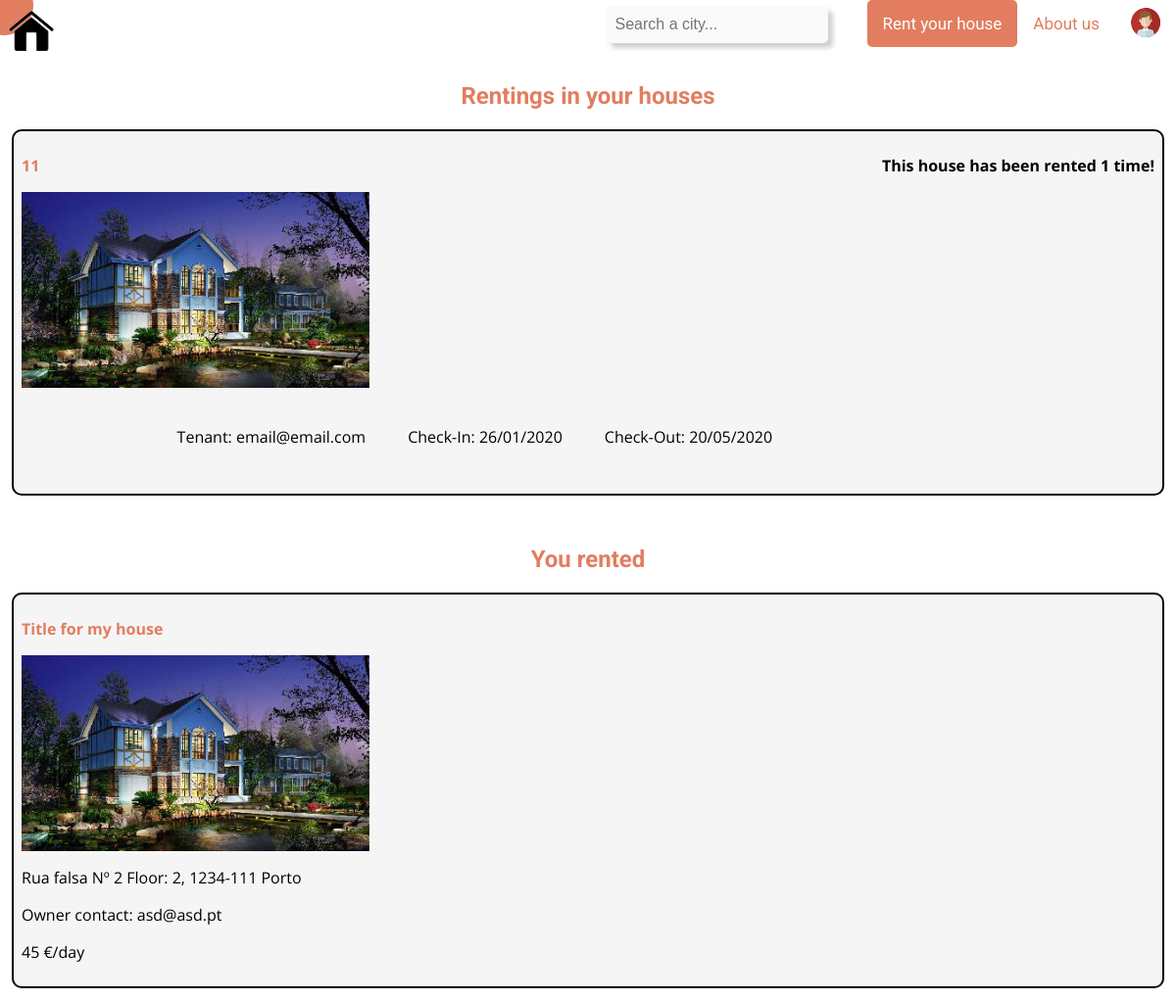
The page /my_rent_listing.php (signed in) on the database as committed earlier.
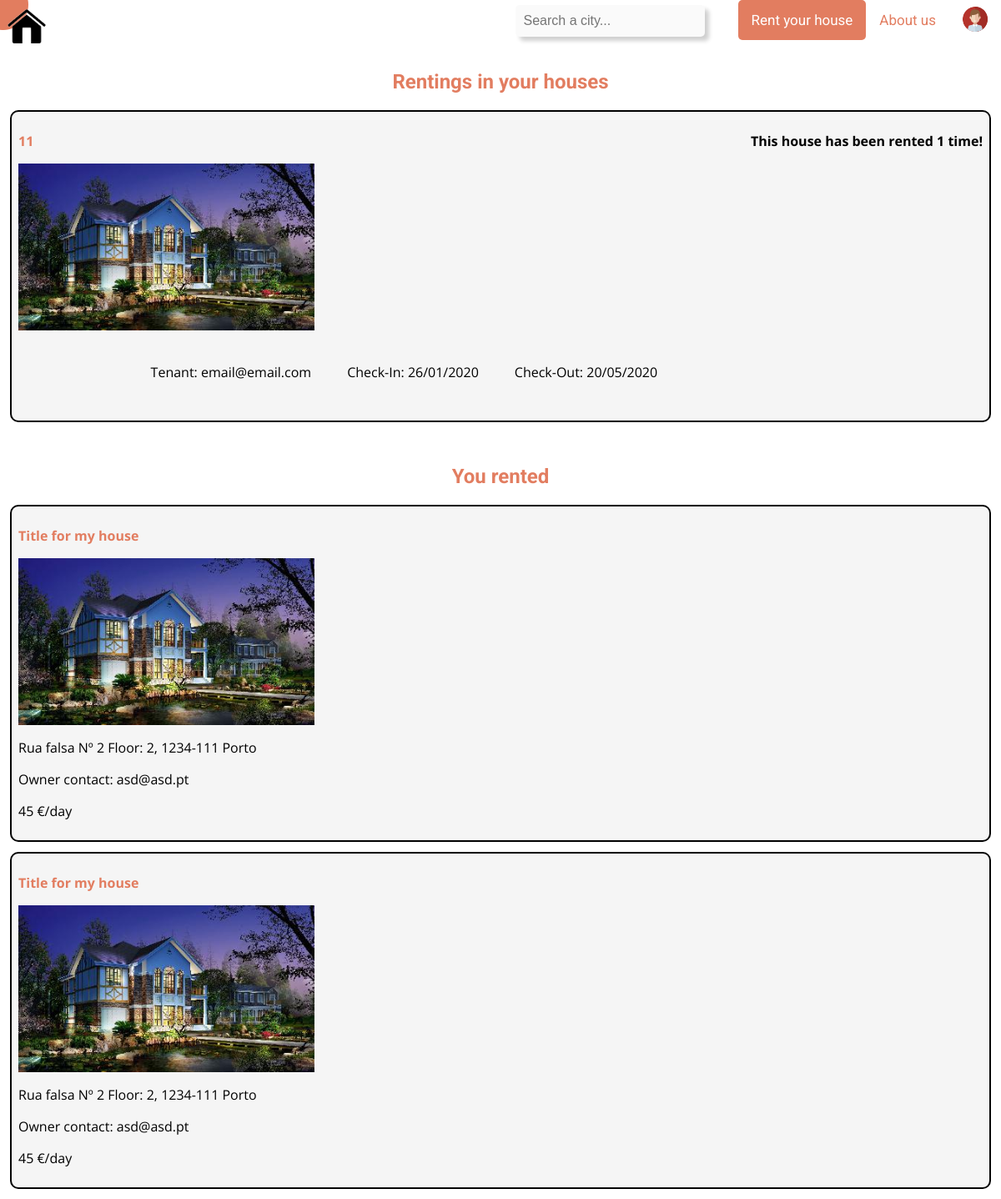
The same page on the database as committed later.
### tables this page shows
CREATE TABLE House (
    houseID INTEGER PRIMARY KEY AUTOINCREMENT,
    owner TEXT NOT NULL,
    availability_start DATETIME NOT NULL,
    availability_end DATETIME NOT NULL,

    city TEXT NOT NULL,
    region TEXT NOT NULL,
    country TEXT NOT NULL,
    street TEXT NOT NULL,
    door INTEGER NOT NULL,
    floor TEXT NOT NULL,
    postal_code TEXT NOT NULL,

    title VARCHAR(64) NOT NULL,
    daily_price FLOAT NOT NULL,
    n_beds INTEGER NOT NULL,
    animals BOOLEAN NOT NULL DEFAULT FALSE,
    kitchen BOOLEAN NOT NULL,
    internet BOOLEAN NOT NULL,
    air_con BOOLEAN NOT NULL,
    low_mobility BOOLEAN NOT NULL,
    washing_machine BOOLEAN NOT NULL,
    img_count INTEGER NOT NULL,
    house_description TEXT,
    active BOOLEAN NOT NULL DEFAULT TRUE,

    FOREIGN KEY(owner) REFERENCES User(email),
    CHECK(availability_end > availability_start),
    UNIQUE(city, region, country, street, door, floor, postal_code)
);

CREATE TABLE Rent (
    user TEXT NOT NULL,
    house INTEGER NOT NULL,
    rent_start DATETIME NOT NULL,
    rent_end DATETIME NOT NULL,
    rating INTEGER DEFAULT NULL,
    comments TEXT DEFAULT NULL,
    PRIMARY KEY(house, rent_start),
    FOREIGN KEY(user) REFERENCES User(email),
    FOREIGN KEY(house) REFERENCES House(houseID),
    CHECK(rent_end > rent_start),
    CHECK(rating BETWEEN 1 AND 5 OR rating = NULL)
);

### database/house_q.php (called while the page is built, shortened)
<?php
include_once('connection.php');
function try_get_house_by_id($id) {
    global $db;
    $stmt = $db->prepare('SELECT * FROM House WHERE houseID = ?');
    $stmt->execute(array($id));
    $house_data = $stmt->fetch();
    if ($house_data !== false)
        return $house_data;
    else
        return NULL;
}
function try_get_houses_by_owner_email($email) {
    global $db;
    $stmt = $db->prepare('SELECT * FROM House WHERE owner = ?');
    $stmt->execute(array($email));
    $houses_data = $stmt->fetchAll();
    if ($houses_data !== false)
        return $houses_data;
    else
        return NULL;
}
function try_get_rents_by_user_email($email) {
    global $db;
    $stmt = $db->prepare('SELECT * FROM Rent WHERE user = ?');
    $stmt->execute(array($email));
    $rents_data = $stmt->fetchAll();
    if ($rents_data !== false)
        return $rents_data;
    else
        return NULL;
}
function try_get_rents_by_house($id) {
    global $db;
    $stmt = $db->prepare('SELECT * FROM Rent WHERE house= ?');
    $stmt->execute(array($id));
    $rent_listings = $stmt->fetchAll();
    if ($rent_listings !== false)
        return $rent_listings;
    else
        return NULL;
}
?>

### my_rent_listing.php (the view, shortened to what this page needs)
<?php
	include_once('templates/header.php');
	include_once('templates/navbar.php');
	include_once('database/connection.php');
    include_once('database/house_q.php');
    $email = $_SESSION['email'];
    ?>
    <h2>Rentings in your houses</h2>
    <?php
    $houses = try_get_houses_by_owner_email($email);
    if (!empty($houses)) {
        foreach($houses as $house) {
            $rents = try_get_rents_by_house($house['houseID']);
            $title = $house['title'];
            $id = $house['houseID'];
            $path = "images/houses/h$id/medium/h$id.jpg";
            $count = count($rents);
            if($count > 0){
                ?>
                <article id="house_simple_no_hover">
                    <header id="house_header">
                        <h2><?=$title?></h2>
                        <h3>This house has been rented <?php if ($count == 1) {echo $count; echo " time!";} else {echo $count; echo " times!";} ?></h2>
                    </header>
                    <article>
                        <img src="<?php echo $path?>" width="355" height="200">
                        <?php
                        foreach($rents as $rent) {
                        $tenant = $rent['user'];
                        $checkin = date('d/m/Y', $rent['rent_start']);
                        $checkout = date('d/m/Y', $rent['rent_end']);
                        ?>
                        <div id="rent_info">
                            <p id="tenant">Tenant: <?=$tenant?></p>
                            <p id="checkin">Check-In: <?=$checkin?></p>
                            <p id="checkin">Check-Out: <?=$checkout?></p>
                        </div>
                        <?php
                        }
                        ?>
                        </article>
                </article><?php
            }
        }
    } else {
        ?>
        <h3 class="empty">Your houses have no rentings or you have no houses</h3>
        <?php
    }
    ?>
    <br><h2>You rented</h2>
    <?php
    $rents = try_get_rents_by_user_email($email);
    if (!empty($rents)) {
        foreach($rents as $rent) {
            $id = $rent['house'];
            $house = try_get_house_by_id($id);
            $path = "images/houses/h$id/medium/h$id.jpg";
            ?>
            <div id="house_simple_no_hover">
                <article>
                    <header id="house_header">
                        <h2><?=$house['title']?></h2>
                    </header>
                    <img src=<?php echo $path?> width="355" height="200">
                    <p id="address"><?php printf("%s Nº %s Floor: %s, %s %s\n", $house['street'], $house['door'], $house['floor'], $house['postal_code'], $house['city']); ?></p>
                    <p id="owner">Owner contact: <?=$house['owner']?></p>
                    <p id="price"><?=$house['daily_price']?> €/day</p>
                </article>
            </div>
            <?php
        }
    }else {
        ?>
        <h3 class="empty">Your houses have no rentings or you have no houses</h3>
        <?php
    }
    include_once('templates/footer.php');
?>

### templates/header.php (shortened to what this page needs)
<!DOCTYPE html>
<html lang="pt-PT">
	<head>
		<link href="css/style.css" rel="stylesheet">
        <link href="css/popup.css" rel="stylesheet">
	</head>
	<body>

### templates/navbar.php
<div class="topnav">
	<a class="logo" href="index.php"><img src = "images/logo.png"></a>
	<?php include_once('account_popup.php'); ?>
	<a href="https://github.com/Afoxys/LTW">About us</a>
	<a class="active" href="rent_house.php">Rent your house</a>
    <form action="search_results.php" method="GET">
	    <input type="text" placeholder="Search a city..." name="search_city">
    </form>
</div>

### templates/account_popup.php
<?php
    if(isset($_SESSION['email'])){
        include_once('logged_popup.php');
    }
    else{
        include_once('login_popup.php');
    }
?>

### templates/logged_popup.php (shortened to what this page needs)
<button id="account-button"><img src="images/profile.png"></button>

### templates/footer.php
	</body>
</html>

### css/style.css (style rules this page uses)
body { background-color: #ffffff; margin: 0em; font-family: 'Open Sans', sans-serif; }
.topnav { overflow: auto; }
.topnav a { float: right; display: block; color: #e27d60; text-align: center; padding: 14px 16px; text-decoration: none; font-size: 17px; border-radius: 5px; }
.topnav a.logo { float: left; margin: 0em; padding: 0em; top: 0em; }
.topnav a.active { background-color: #e27d60; color: white; }
.topnav input[type=text] { background-color: #fafafa; box-shadow: 5px 5px 5px 0px #00000030; float: right; padding: 10px; border: none; margin-top: 6px; margin-right: 40px; font-size: 1em; border-radius: 5px; }
#registerform h1, h2 ,#signup-container h1, h2 { text-align: center; color:#e27d60; }
label, input { display: inline-block; }
#rent_info { width: 60%; margin: 2% 10%; }

### css/popup.css (style rules this page uses)
body { font-family: 'Open Sans', sans-serif; }
* { box-sizing: border-box; }
#account-button { float: right; display: block; color: #e27d60; text-align: center; padding: 14px 16px; text-decoration: none; font-size: 17px; font-weight: normal; border-radius: 5px; background-color: transparent; border:none; }

### my_rent_listing.php (style rules this page uses)
#house_simple_no_hover { font-family: 'Open Sans', sans-serif; margin: 1%; width: 98%; padding: 0.5em; background: #f5f5f5; border-radius: 10px; border-style: solid; border-width: 2px; border-color: black; }
#house_header { display: flex; flex-direction: row; justify-content: space-between; font-size: 1em; font-weight: bold; margin: 0em 0em; }
#house_header h2, #house_header h3 { font-size: 1em; font-weight: bold; margin: 1em 0em; }
#rent_info { flex-grow: 2; display: flex; flex-direction: row; justify-content: space-evenly; }

### templates/logged_popup.php (style rules this page uses)
body { font-family: 'Roboto', sans-serif; }
* { box-sizing: border-box; }
#account-button { padding: 7.75px 16px; font-size: 17px; font-weight: normal; }
#account-button img { pointer-events:none; }

Rows that differ between the two databases and show on the page:
added rent: house.title "Title for my house", house.street "Rua falsa", house.door "2", house.floor "2", house.postal_code "1234-111", house.city "Porto", house.owner "asd@asd.pt", house.daily_price "45", shown under "You rented"
